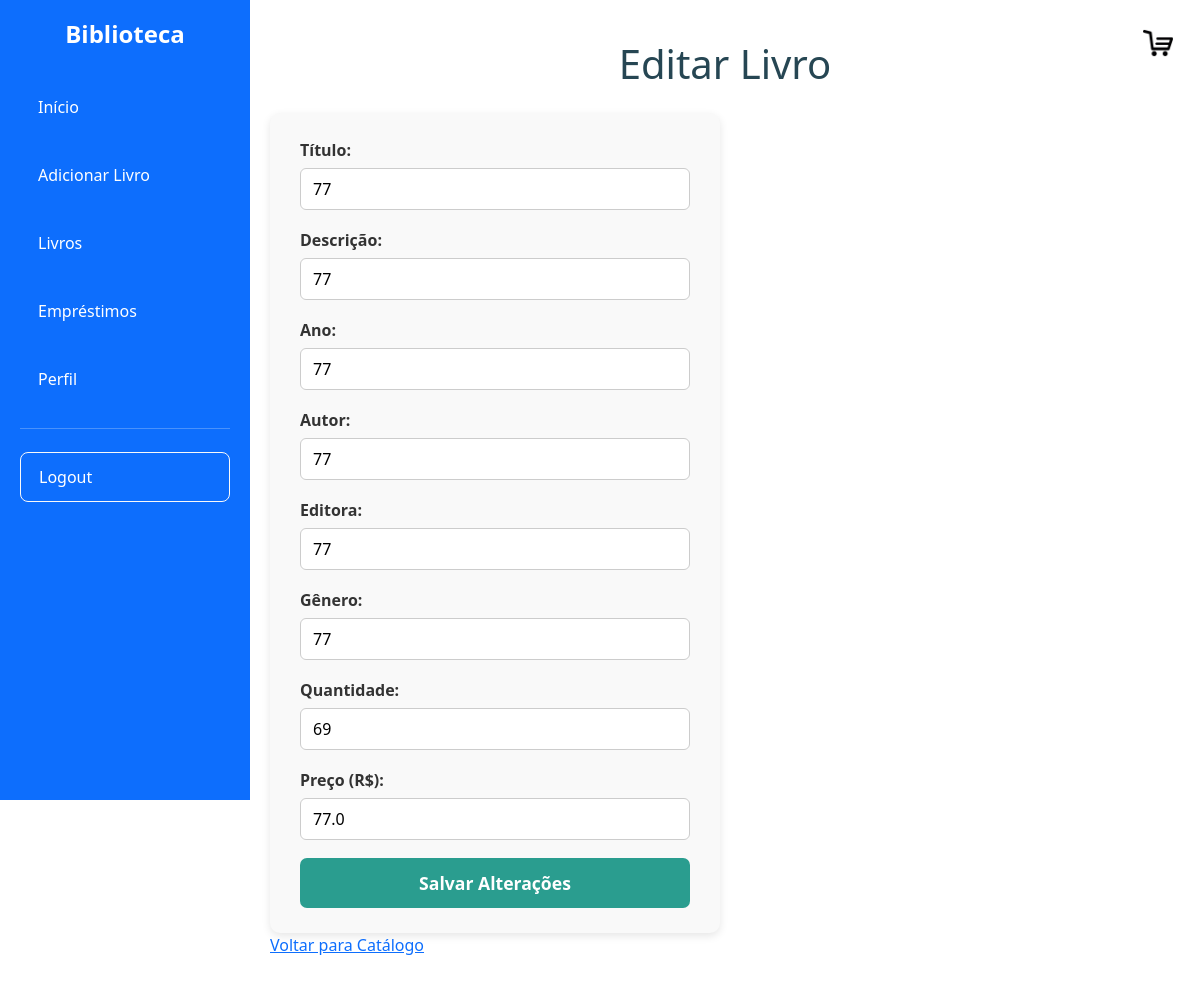
The app's page /livros/editar/3 (signed in), older data.
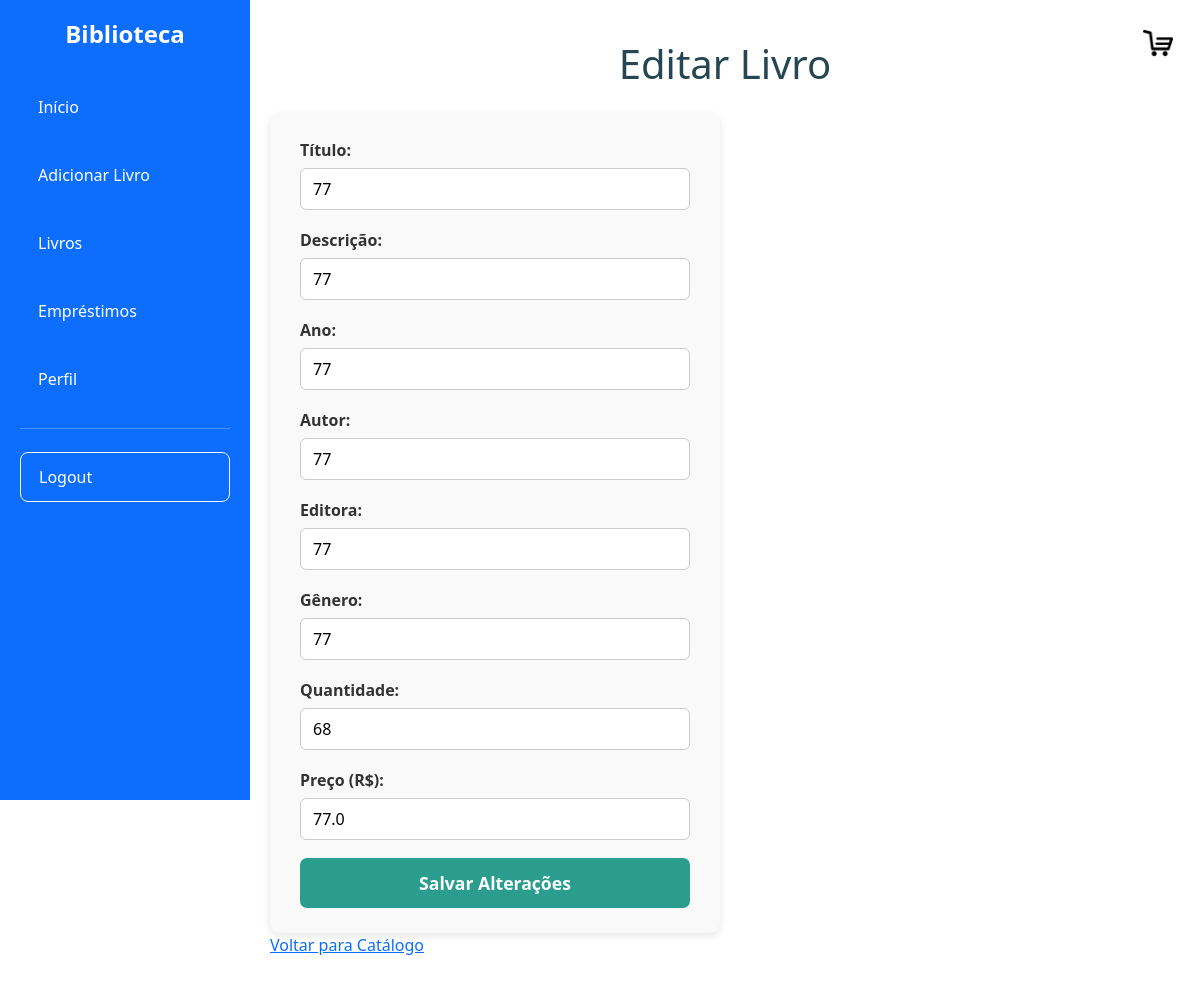
The same page, newer data.
### models/livro.py (models this page shows)
class Livro(db.Model):
    __tablename__ = 'tb_livros'
    liv_id = db.Column(db.Integer, primary_key=True)
    liv_titulo = db.Column(db.String(200), nullable=False)
    liv_descricao = db.Column(db.String(450), nullable=False)
    liv_editora = db.Column(db.String(100))
    liv_ano = db.Column(db.Integer)
    liv_autor = db.Column(db.String(100))
    liv_genero = db.Column(db.String(50))
    liv_quantidade = db.Column(db.Integer)
    liv_preco = db.Column(db.Float, nullable=False, default=0.0)

### controllers/livros.py (the view, shortened to what this page needs)
@livros_bp.route("/editar/<int:livro_id>", methods=["GET", "POST"])
@login_required
def editar_livro(livro_id):
    livro = Livro.query.get_or_404(livro_id)
    if current_user.usu_tipo != "bibliotecario":
        flash("Você não tem permissão para editar livros.", "danger")
        return redirect(url_for("livros.lista_livros"))
    return render_template("editar_livro.html", livro=livro)

### templates/editar_livro.html (shortened to what this page needs)
{% extends 'base.html' %}
{% block content %}
<link rel="stylesheet" href="{{ url_for('static', filename='adicionar_livros.css') }}">
  <h1>Editar Livro</h1>
  <form method="POST" action="{{ url_for('livros.editar_livro', livro_id=livro.liv_id) }}">
    <div class="form-group">
      <label for="titulo">Título:</label>
      <input type="text" id="titulo" name="titulo" value="{{ livro.liv_titulo }}" required>
    </div>
    <div class="form-group">
      <label for="descricao">Descrição:</label>
      <input type="text" id="descricao" name="descricao" value="{{ livro.liv_descricao }}">
    </div>
    <div class="form-group">
      <label for="ano">Ano:</label>
      <input type="number" id="ano" name="ano" value="{{ livro.liv_ano }}">
    </div>
    <div class="form-group">
      <label for="autor">Autor:</label>
      <input type="text" id="autor" name="autor" value="{{ livro.liv_autor }}" required>
    </div>
    <div class="form-group">
      <label for="editora">Editora:</label>
      <input type="text" id="editora" name="editora" value="{{ livro.liv_editora }}">
    </div>
    <div class="form-group">
      <label for="genero">Gênero:</label>
      <input type="text" id="genero" name="genero" value="{{ livro.liv_genero }}">
    </div>
    <div class="form-group">
      <label for="quantidade">Quantidade:</label>
      <input type="number" id="quantidade" name="quantidade" value="{{ livro.liv_quantidade }}" required>
    </div>
    <div class="form-group">
      <label for="preco">Preço (R$):</label>
      <input type="number" id="preco" name="preco" step="0.01" min="0" value="{{ livro.liv_preco }}">
    </div>
    <button type="submit" class="btn-submit">Salvar Alterações</button>
  </form>
  <a href="{{ url_for('livros.lista_livros') }}" class="btn-voltar">Voltar para Catálogo</a>
{% endblock %}

Row changes from the older to the newer data that the page shows:
changed Livro: quantidade "69" → "68"
